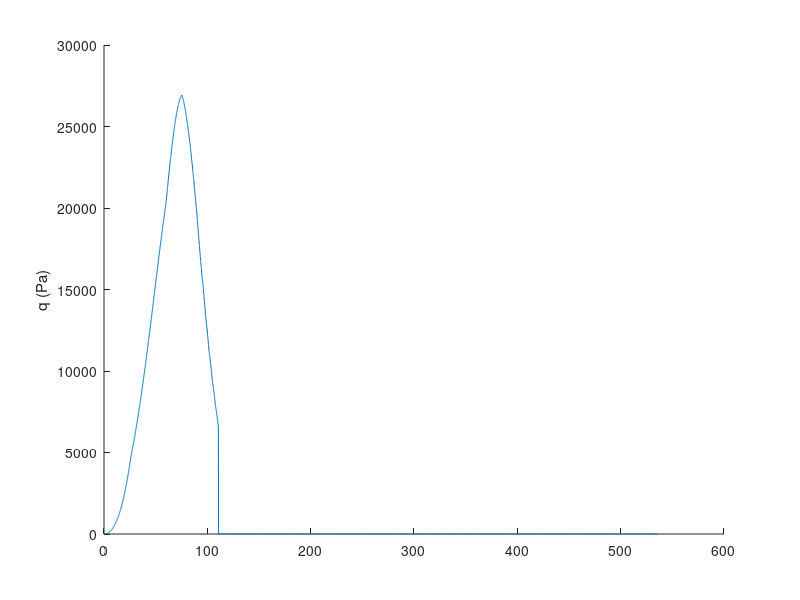

Here is the MATLAB script that generated this plot: (Note: this script raises an error after producing the figure.)
atmo = dlmread('atmosphere_data.txt', ' ');
atmo_alt = atmo(5:end,1);
atmo_dens = atmo(5:end,4);

radius = 6378100;
g0 = 9.832;
h = 0;
vr = 0;
vth = radius*cos(28*pi/180)*2*pi/(24*3600);
pitch = 90;
mass = 2040000;

theta = 0;

rs25thrustVac = 470000*4.4475;
rs25thrustSea = 375000*4.4475;
rs25IspVac = 452;
rs25IspSea = 366;
lPropMass = (1655603 - 66000)*0.4536;

boostThrustVac = 10159800;
boostThrustSea = 10149400;
boostIspVac = 269;
boostIspSea = 237;
sPropMass = 589670 - 86183;

t = 0;

dt = 0.1;
ts = [];
qs = [];
mths = [];
hs = [];
thetas = [];
while sPropMass > 0
	if t > 90
		pitch = 50;
	elseif t < 20
		pitch = interp1([0,20],[90,83],t);
	end

	g = g0*radius^2/(radius + h)^2;
	h = h + vr*dt;
	hs = [hs h];
	if h < 30000
		rho = interp1(atmo_alt, atmo_dens, h)*1.225;
	else
		rho = 0;
	end
	q = 0.5*rho*(vr^2 + (vth - (radius+h)*cos(28*pi/180)*2*pi/(24*3600))^2);
	qs = [qs q];
	d = 0.5*q*((27.6/2*0.3048)^2+(3.71/2)^2)*pi;

	rs25Isp = interp1([1.25,0],[rs25IspSea, rs25IspVac],rho);
	boostIsp = interp1([1.25,0],[boostIspSea, boostIspVac],rho);
	boostThrust = interp1([1.25,0],[boostThrustSea, boostThrustVac],rho);
	rs25thrust = interp1([1.25,0],[rs25thrustSea, rs25thrustVac],rho);
	if t < 60 & t > 26
		rs25thrust = rs25thrust*0.6;
	end
	mths = [mths rs25thrust];

	lPropMass = lPropMass - rs25thrust*3*dt/(rs25Isp*9.81);
	sPropMass = sPropMass - boostThrust*dt/(boostIsp*9.81);
	thrust = rs25thrust*3 + boostThrust*2;
	vr = vr + ((thrust-d)/mass*sin(pitch*pi/180) - g + vth^2/(radius + h)) * dt;
	vth = vth + ((thrust-d)/mass*cos(pitch*pi/180) - vth*vr/(radius + h)) * dt;
	mass = mass - (rs25thrust/rs25Isp*3 + boostThrust/boostIsp*2)*dt/9.81;

	theta = theta + vth*dt/(radius + h);
	thetas = [thetas theta];

	t = t + dt;
	ts = [ts t];
end

max_q = max(qs)
h

%plot(ts,hs,'g');
%polarplot(thetas,hs+radius,'g');
hold on
mass = mass - 86183*2;

hs = [];
thetas = [];
t1 = t;
pitch = 30;
while lPropMass > 0
	if t > 500
		pitch = 1;
	elseif t > 450
		pitch = 2;
	elseif t > 400
		pitch = 17;
	elseif t > 350
		pitch = 22;
	elseif t > 300
		pitch = 25;
	elseif t > 200
		pitch = 30;
	end
	g = g0*radius^2/(radius + h)^2;
	h = h + vr*dt;
	hs = [hs h];


	thrust = min(rs25thrustVac*3, 3*9.81*mass);
	lPropMass = lPropMass - thrust*dt/(rs25IspVac*9.81);
	vr = vr + (thrust/mass*sin(pitch*pi/180) - g + vth^2/(radius + h)) * dt;
	vth = vth + (thrust/mass*cos(pitch*pi/180) - vth*vr/(radius + h)) * dt;
	mass = mass - thrust/rs25IspVac*dt/9.81;

	theta = theta + vth*dt/(radius + h);
	thetas = [thetas theta];
	mths = [mths thrust/3];
	qs = [qs 0];

	t = t + dt;
	ts = [ts t];

end
t
h
ylabel 'q (Pa)';
%plot(ts,hs,'b');
plot(ts, qs);
yyaxis right
l1 = length(ts)
l2 = length(mths)
plot(ts,mths);
xlabel 't+ (s)';
ylabel 'thrust (N)'
%ylabel 'altitude(m)';
title 'q and main engine thrust v. time';
%polarplot(thetas,hs+radius,'b');

have = 0.5*(vr^2 + vth^2) + h*g0
need = 0.5*g0*radius

hs = [];
thetas = [];
ts = [];
while theta < 2*pi
	g = g0*radius^2/(radius + h)^2;
	vr = vr + (-g + vth^2/(radius + h)) * dt;
	vth = vth + (-vth*vr/(radius + h)) * dt;
	theta = theta + vth*dt/(radius + h);
	thetas = [thetas theta];
	h = h + vr*dt;
	hs = [hs h];
	t = t+dt;
	ts = [ts t];
end

th = linspace(0,2*pi,200);
ra = ones(1,200)*radius;
%polarplot(th,ra,'k');

%polarplot(thetas,hs+radius,'m');
